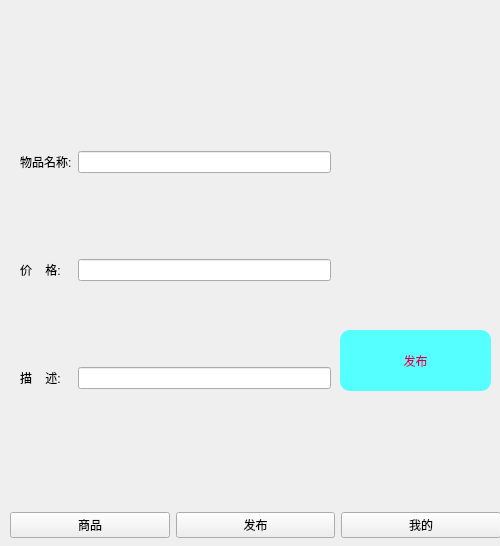
<?xml version="1.0" encoding="UTF-8"?>
<ui version="4.0">
 <class>Form</class>
 <widget class="QWidget" name="Form">
  <property name="geometry">
   <rect>
    <x>0</x>
    <y>0</y>
    <width>500</width>
    <height>546</height>
   </rect>
  </property>
  <property name="minimumSize">
   <size>
    <width>500</width>
    <height>546</height>
   </size>
  </property>
  <property name="maximumSize">
   <size>
    <width>500</width>
    <height>546</height>
   </size>
  </property>
  <property name="windowTitle">
   <string>Form</string>
  </property>
  <widget class="QWidget" name="layoutWidget">
   <property name="geometry">
    <rect>
     <x>20</x>
     <y>90</y>
     <width>311</width>
     <height>361</height>
    </rect>
   </property>
   <layout class="QGridLayout" name="gridLayout_2">
    <property name="verticalSpacing">
     <number>25</number>
    </property>
    <item row="1" column="1">
     <widget class="QLineEdit" name="Line_price">
      <property name="clearButtonEnabled">
       <bool>true</bool>
      </property>
     </widget>
    </item>
    <item row="2" column="0">
     <widget class="QLabel" name="label_4">
      <property name="text">
       <string>描    述:</string>
      </property>
     </widget>
    </item>
    <item row="1" column="0">
     <widget class="QLabel" name="label_5">
      <property name="text">
       <string>价    格:</string>
      </property>
     </widget>
    </item>
    <item row="0" column="1">
     <widget class="QLineEdit" name="Line_name">
      <property name="clearButtonEnabled">
       <bool>true</bool>
      </property>
     </widget>
    </item>
    <item row="2" column="1">
     <widget class="QLineEdit" name="Line_describe">
      <property name="clearButtonEnabled">
       <bool>true</bool>
      </property>
     </widget>
    </item>
    <item row="0" column="0">
     <widget class="QLabel" name="label_6">
      <property name="text">
       <string>物品名称:</string>
      </property>
     </widget>
    </item>
   </layout>
  </widget>
  <widget class="QPushButton" name="releasebtn">
   <property name="enabled">
    <bool>false</bool>
   </property>
   <property name="geometry">
    <rect>
     <x>340</x>
     <y>330</y>
     <width>151</width>
     <height>61</height>
    </rect>
   </property>
   <property name="styleSheet">
    <string notr="true">QPushButton:disabled{
	background-color:rgb(85, 255, 255);
}
QPushButton{
	background-color:rgb(255, 170, 127);
	color:rgb(201,0,94);
	border-radius:10px;
}

QPushButton:hover{
	background-color:rgb(165, 165, 165);
}</string>
   </property>
   <property name="text">
    <string>发布</string>
   </property>
  </widget>
  <widget class="QWidget" name="layoutWidget_2">
   <property name="geometry">
    <rect>
     <x>10</x>
     <y>510</y>
     <width>491</width>
     <height>31</height>
    </rect>
   </property>
   <layout class="QHBoxLayout" name="horizontalLayout">
    <item>
     <widget class="QPushButton" name="pushButton_2">
      <property name="text">
       <string>商品</string>
      </property>
     </widget>
    </item>
    <item>
     <widget class="QPushButton" name="pushButton_3">
      <property name="text">
       <string>发布</string>
      </property>
     </widget>
    </item>
    <item>
     <widget class="QPushButton" name="pushButton_4">
      <property name="text">
       <string>我的</string>
      </property>
     </widget>
    </item>
   </layout>
  </widget>
 </widget>
 <resources/>
 <connections>
  <connection>
   <sender>pushButton_2</sender>
   <signal>clicked()</signal>
   <receiver>Form</receiver>
   <slot>showIndex()</slot>
   <hints>
    <hint type="sourcelabel">
     <x>115</x>
     <y>518</y>
    </hint>
    <hint type="destinationlabel">
     <x>135</x>
     <y>444</y>
    </hint>
   </hints>
  </connection>
  <connection>
   <sender>pushButton_4</sender>
   <signal>clicked()</signal>
   <receiver>Form</receiver>
   <slot>showMy()</slot>
   <hints>
    <hint type="sourcelabel">
     <x>418</x>
     <y>527</y>
    </hint>
    <hint type="destinationlabel">
     <x>399</x>
     <y>445</y>
    </hint>
   </hints>
  </connection>
  <connection>
   <sender>releasebtn</sender>
   <signal>clicked()</signal>
   <receiver>Form</receiver>
   <slot>releaseObject()</slot>
   <hints>
    <hint type="sourcelabel">
     <x>416</x>
     <y>369</y>
    </hint>
    <hint type="destinationlabel">
     <x>448</x>
     <y>368</y>
    </hint>
   </hints>
  </connection>
  <connection>
   <sender>Line_name</sender>
   <signal>textChanged(QString)</signal>
   <receiver>Form</receiver>
   <slot>enable_releasebtn()</slot>
   <hints>
    <hint type="sourcelabel">
     <x>306</x>
     <y>163</y>
    </hint>
    <hint type="destinationlabel">
     <x>359</x>
     <y>167</y>
    </hint>
   </hints>
  </connection>
  <connection>
   <sender>Line_price</sender>
   <signal>textChanged(QString)</signal>
   <receiver>Form</receiver>
   <slot>enable_releasebtn()</slot>
   <hints>
    <hint type="sourcelabel">
     <x>280</x>
     <y>266</y>
    </hint>
    <hint type="destinationlabel">
     <x>374</x>
     <y>247</y>
    </hint>
   </hints>
  </connection>
  <connection>
   <sender>Line_describe</sender>
   <signal>textChanged(QString)</signal>
   <receiver>Form</receiver>
   <slot>enable_releasebtn()</slot>
   <hints>
    <hint type="sourcelabel">
     <x>273</x>
     <y>381</y>
    </hint>
    <hint type="destinationlabel">
     <x>350</x>
     <y>369</y>
    </hint>
   </hints>
  </connection>
 </connections>
 <slots>
  <slot>showIndex()</slot>
  <slot>showMy()</slot>
  <slot>releaseObject()</slot>
  <slot>enable_releasebtn()</slot>
 </slots>
</ui>
